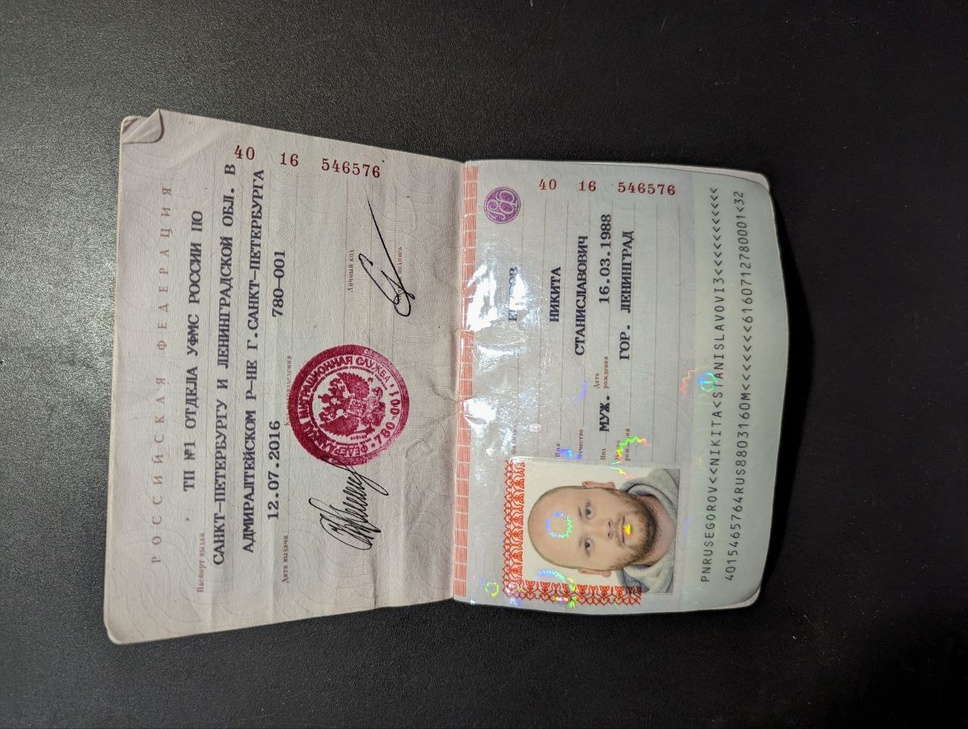
#> input picture test.jpg, 968 x 729 px, shrunk from 1280 x 964 before the run
$ python scan.py
#> lines starting #> are read from the running program, lines starting #| are printed output that depends on the picture; after the words box and inside, x2 and y2 are one past the last pixel; in counts of white or black regions, pixels touching at a corner belong together
import numpy as np
import cv2 as cv

im = cv.imread('test.jpg')
#> im is the input picture: shape (729, 968, 3); mean B, G, R 95.8, 99.3, 103
assert im is not None, "file could not be read, check with os.path.exists()"
imgray = cv.cvtColor(im, cv.COLOR_BGR2GRAY)
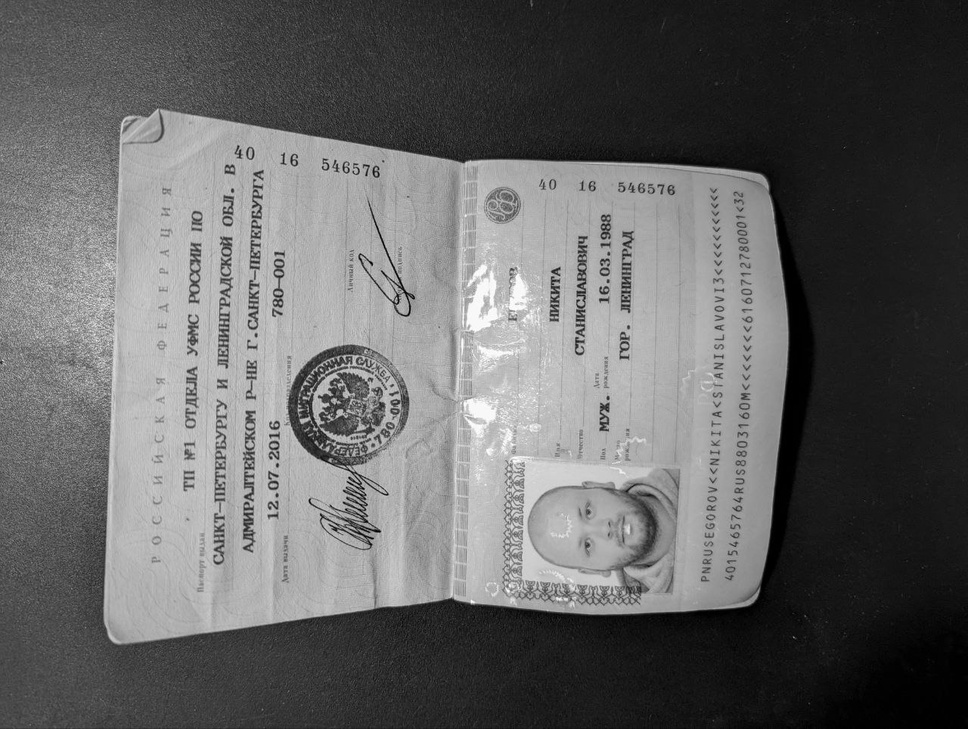
#> imgray: shape (729, 968); min 0, max 255, mean 100.1
ret, thresh = cv.threshold(imgray, 127, 255, 0)
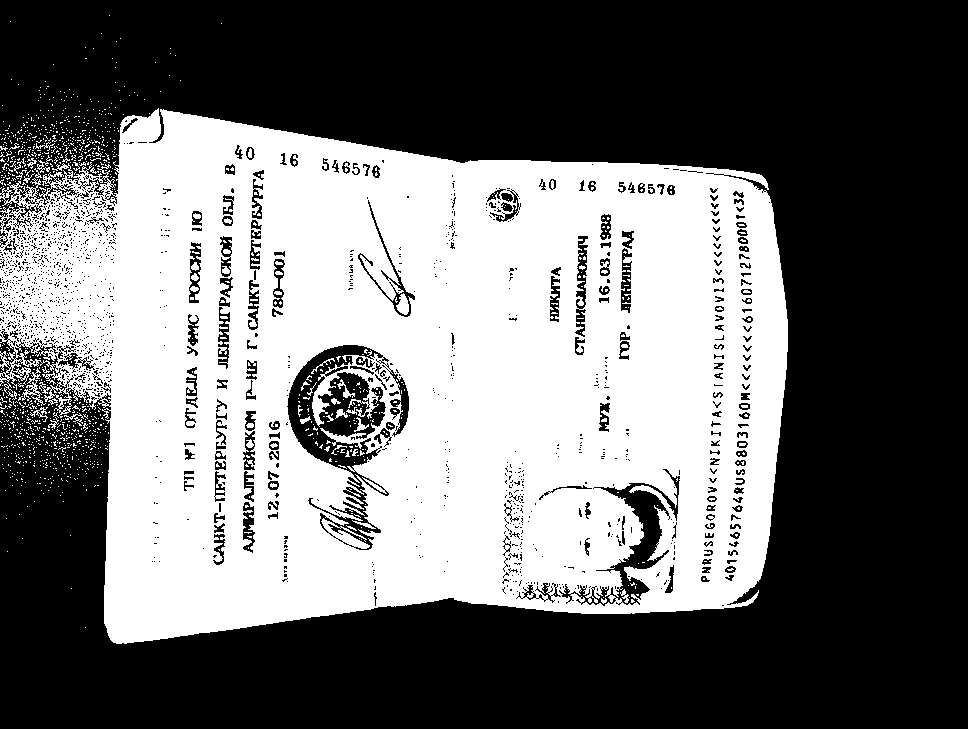
#> thresh: shape (729, 968); 43.3% white; 1185 white regions (1126 under 20 px)
contours, hierarchy = cv.findContours(thresh, cv.RETR_TREE, cv.CHAIN_APPROX_SIMPLE)
#> contours = 3758 contours, 3447 with area under 20; largest, box (x1, y1, x2, y2) and area: (0, 108, 788, 644) 332174, (286, 344, 390, 551) 9562, (593, 468, 681, 606) 3547, (357, 199, 416, 318) 978, (575, 235, 589, 310) 630
cnt = contours[4]
#> cnt = [[70, 535]]
cv.drawContours(imgray, [cnt], 0, (0,255,0), 3)
#> imgray: shape (729, 968); under 0.01% of pixels changed, all inside (x1, y1, x2, y2) = (68, 533, 73, 538)
cv.imshow('a', imgray)
cv.waitKey(0)
cv.destroyAllWindows()
